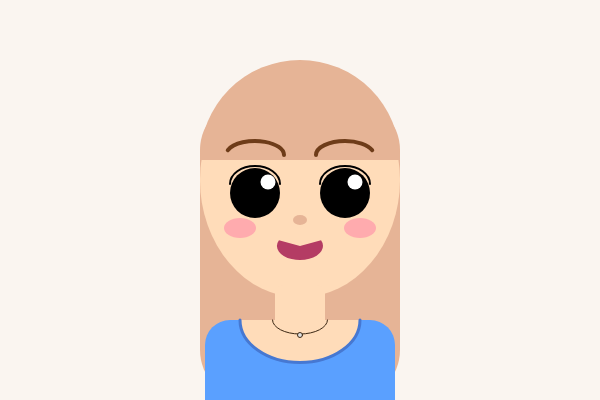
Frame 1 (no input)
Frame 60 (no input): identical to frame 1, image omitted
Frame 120 (the mouse pressed at the canvas centre since frame 60): identical to frame 1, image omitted

The p5.js sketch that drew this single still picture (run headless with seeded random() and noise() and a simulated clock; from frame 60 on, the mouse is pressed at the canvas centre):

// p5.js sketch
// ── sketch.js
let showHeart = false;
let mouthOpen = 0;
let bgColor;

let showButterfly = false;
let bfx = 0, bfy = 0;

let shirtR = 90;
let shirtG = 160;
let shirtB = 255;
let shirtRR = 70
let shirtGG = 120
let shirtBB = 210

function setup() {
  createCanvas(600, 400);
  angleMode(DEGREES);
  bgColor = color(250, 245, 240);
}

function draw() {
  background(bgColor);

  if (showButterfly) {
    noStroke();
    fill(60, 50, 80);
    ellipse(bfx, bfy, 14, 38);
    ellipse(bfx, bfy - 22, 16, 16);
    stroke(40, 30, 50);
    strokeWeight(2);
    line(bfx - 6, bfy - 26, bfx - 14, bfy - 36);
    line(bfx + 6, bfy - 26, bfx + 14, bfy - 36);
    noStroke();
    fill(40, 30, 50);
    ellipse(bfx - 14, bfy - 36, 4, 4);
    ellipse(bfx + 14, bfy - 36, 4, 4);
    fill(100, 170, 255);
    ellipse(bfx - 24, bfy - 6, 46, 36);
    ellipse(bfx + 24, bfy - 6, 46, 36);
    fill(80, 150, 240);
    ellipse(bfx - 26, bfy + 18, 52, 40);
    ellipse(bfx + 26, bfy + 18, 52, 40);
    fill(255, 220, 90);
    ellipse(bfx - 30, bfy - 6, 10, 8);
    ellipse(bfx + 30, bfy - 6, 10, 8);
    fill(255, 120, 160);
    ellipse(bfx - 30, bfy + 18, 12, 10);
    ellipse(bfx + 30, bfy + 18, 12, 10);
  }


  let cx = width / 2;
  let cy = height / 2;

  noStroke();
  fill(230, 180, 150);
  rect(cx - 100, cy - 100, 200, 300, 50);
  fill(255, 220, 185);
  ellipse(cx, cy - 20, 200, 235);
  fill(230, 180, 150);
  arc(cx, cy - 40, 200, 200, 180, 360);
  
  fill(230, 180, 150);
  ellipse(cx, cy + 20, 14, 10);
  
  fill(255, 150, 170, 180);
  ellipse(cx - 60, cy + 28, 32, 20);
  ellipse(cx + 60, cy + 28, 32, 20);

  noFill();
  stroke(110, 60, 25);
  strokeWeight(4);
  arc(cx - 45, cy - 45, 58, 28, 190, 360);
  arc(cx + 45, cy - 45, 58, 28, 180, 350);
  noStroke();
  fill(0);
  ellipse(cx - 45, cy - 7, 50, 50);
  ellipse(cx + 45, cy - 7, 50, 50);

  noFill();
  stroke(0);
  strokeWeight(2);
  arc(cx - 45, cy - 16, 50, 36, 180, 360);
  arc(cx + 45, cy - 16, 50, 36, 180, 360);
  noStroke();
 
   fill(255);
    ellipse(cx - 32, cy - 18, 15, 15);
    ellipse(cx + 55, cy - 18, 15, 15);
    mouthOpen = 0;

  fill(180, 60, 100);
  arc(cx, cy + 46, 46 + mouthOpen, 28 + mouthOpen / 2, -15, 195);

  noStroke();
  fill(shirtR, shirtG, shirtB);
  rect(cx - 95, cy + 120, 190, 120, 25);
  fill(255, 220, 185);
  arc(cx, cy + 120, 120, 85, 0, 180);
  rect(cx - 25, cy + 85, 50, 75, 8);
  noFill();
  stroke(shirtRR, shirtGG, shirtBB);
  strokeWeight(3);
  arc(cx, cy + 120, 120, 85, 0, 180);
  noStroke();

  noFill();
  stroke(60, 40, 20);
  strokeWeight(1);
  arc(cx, cy+120, 55, 28, 0, 180 );
  fill(225)
  ellipse(cx, cy+135, 5, 5);

  
}
